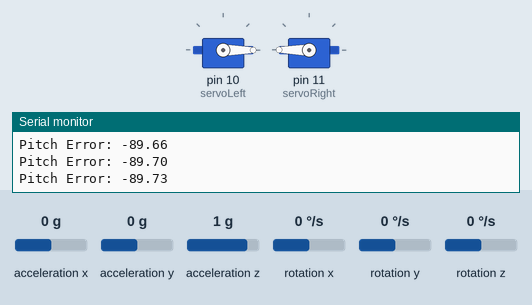
Recording of a sketch running on a simulated Arduino Nano, built with avr-gcc and run on an emulated ATmega328P. Shown: 2 × servo, the last lines printed to the serial monitor. Inputs (shaded band) come from the test bench; at power-on: acceleration z 1 g, acceleration x 0 g, acceleration y 0 g, rotation x 0 °/s, rotation y 0 °/s, rotation z 0 °/s.

Above: at 1.2 s.
1.3 s: acceleration z set to -0.1 g
At 3.13 s:
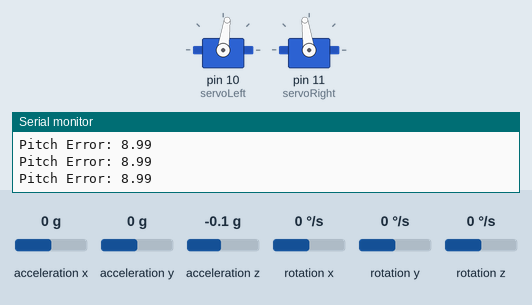
4.3 s: acceleration z set to 0.1 g
At 6.2 s:
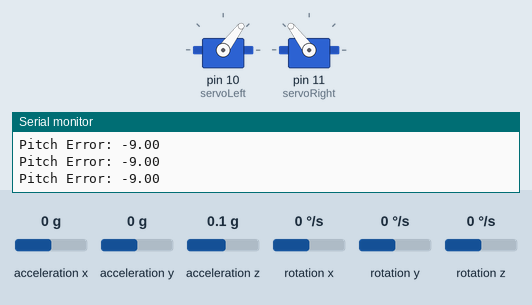
7.3 s: acceleration z set to -1.4 g
8.9 s: acceleration z set to 0 g
At 10.8 s:
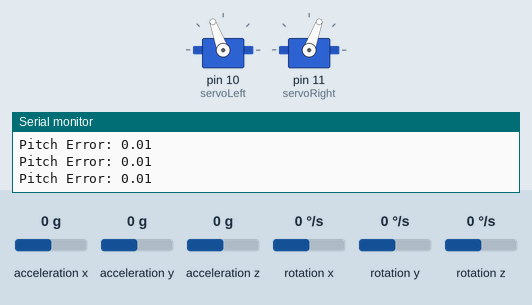
Timing chart, 0 to 12.3 s (numbered marks = the images above; inputs shaded):
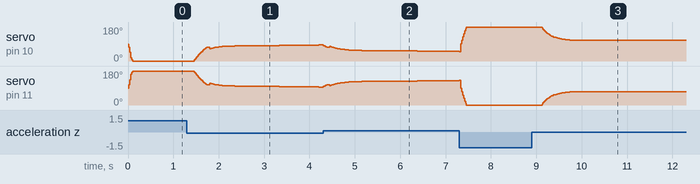

Measured:
- after the input at 8.9 s, servo on pin 10 (servoLeft): moves from 180° to 110° over 0.69 s, starting after 0.23 s; servo on pin 11 (servoRight): moves from 0° to 70° over 0.69 s, starting after 0.23 s

The sketch:

main.ino
```cpp
#include <Wire.h>
#include <Servo.h>
#include <Arduino.h>
#include <I2Cdev.h>
#include <MPU6050.h>

// MPU6050 object
MPU6050 mpu;

// Servo objects
Servo servoLeft;
Servo servoRight;

// PID parameters for Pitch
double kpPitch = 3.5, kiPitch = 1, kdPitch = 0.001;
double inputPitch, outputPitch, setPointPitch = 90.0;
double lastErrorPitch = 0;
double integralPitch = 0;
double lastInputPitch = 0;

// Timing
unsigned long currentTime, previousTime;
double sampleTime = 10; // Sample time in milliseconds

// Low-pass filter constants
double tau = 0.05; // Time constant for low-pass filter
double alpha = tau / (tau + sampleTime / 1000.0);

// Low-pass filtered derivative term
double filteredDPitch = 0;

// Low-pass filter for Z-axis accelerometer data
float zPrevious = 0;  // Previous filtered Z axis value
const float alphaZ = 0.1;  // Filter coefficient for Z axis

void setup() {
    Wire.begin();
    Serial.begin(9600);
    mpu.initialize();

    servoLeft.attach(10);
    servoRight.attach(11);

    previousTime = millis();
}

void loop() {
    currentTime = millis();
    if (currentTime - previousTime >= sampleTime) {
        // Read motion sensor data
        int16_t ax, ay, az, gx, gy, gz;
        mpu.getMotion6(&ax, &ay, &az, &gx, &gy, &gz);

        // Apply low-pass filter to Z axis
        float zCurrent = az;
        float zFiltered = alphaZ * zCurrent + (1 - alphaZ) * zPrevious;
        zPrevious = zFiltered;

        // Calculate Pitch angle from accelerometer data using the filtered Z axis data
        inputPitch = ((zFiltered * 180.0 / 16384.0) + 180) * (setPointPitch * 2.0 / 360.0); // Scale az to degrees and adjust range to [0, setPointPitch * 2]
        double pitchError = setPointPitch - inputPitch;

        // If pitchError is less than 1, do not move the servos
        if (abs(pitchError) >= 1) {
            // Proportional term
            double pTermPitch = kpPitch * pitchError;

            // Integral term with anti-windup
            integralPitch += kiPitch * pitchError * (sampleTime / 1000.0);
            integralPitch = constrain(integralPitch, -100, 100); // Clamp integral term

            // Derivative term with low-pass filter
            double dTermPitch = kdPitch * (inputPitch - lastInputPitch) / (sampleTime / 1000.0);
            filteredDPitch = alpha * dTermPitch + (1 - alpha) * filteredDPitch;

            // PID output for Pitch
            outputPitch = pTermPitch + integralPitch - filteredDPitch;
            lastInputPitch = inputPitch;

            // Scale outputPitch to determine servo power (0-180 range)
            int servoPower = map(abs(outputPitch), 0, 180, 0, 90);

            // Reduce correction variablely as the gyropode approaches setPointPitch for angles > setPointPitch
            double correctionFactor = 1.0;
            if (inputPitch > setPointPitch) {
                if (abs(pitchError) < 10) {
                    correctionFactor = 0.5 + 0.05 * abs(pitchError); // Adjust this function as needed
                } else if (abs(pitchError) < 20) {
                    correctionFactor = 0.75 + 0.0125 * abs(pitchError);
                }
                servoPower = servoPower * correctionFactor;
            }

            // Adjust servo commands based on the scaled power
            int commandLeft =
                    setPointPitch + (outputPitch >= 0 ? servoPower : -servoPower);
            int commandRight = setPointPitch - (outputPitch >= 0 ? servoPower : -servoPower);


            // Write commands to servos
            servoLeft.write(constrain(commandLeft, 0, 180));
            servoRight.write(constrain(commandRight, 0, 180));
        }

        // Debugging output
        Serial.print("Pitch Error: "); Serial.println(pitchError);

        previousTime = currentTime;
    }
}
```
